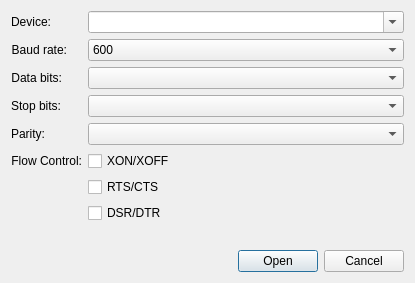
<?xml version="1.0" encoding="UTF-8"?>
<ui version="4.0">
 <class>SettingsDialog</class>
 <widget class="QDialog" name="SettingsDialog">
  <property name="geometry">
   <rect>
    <x>0</x>
    <y>0</y>
    <width>415</width>
    <height>283</height>
   </rect>
  </property>
  <property name="windowTitle">
   <string>Open Port</string>
  </property>
  <layout class="QVBoxLayout" name="verticalLayout">
   <item>
    <layout class="QFormLayout" name="formLayout">
     <item row="1" column="0">
      <widget class="QLabel" name="label_2">
       <property name="frameShape">
        <enum>QFrame::NoFrame</enum>
       </property>
       <property name="frameShadow">
        <enum>QFrame::Plain</enum>
       </property>
       <property name="text">
        <string>Baud rate:</string>
       </property>
       <property name="alignment">
        <set>Qt::AlignRight|Qt::AlignTrailing|Qt::AlignVCenter</set>
       </property>
      </widget>
     </item>
     <item row="1" column="1">
      <widget class="QComboBox" name="baudrate">
       <property name="toolTip">
        <string>Port baud rate.</string>
       </property>
       <property name="editable">
        <bool>false</bool>
       </property>
       <item>
        <property name="text">
         <string>600</string>
        </property>
       </item>
       <item>
        <property name="text">
         <string>1200</string>
        </property>
       </item>
       <item>
        <property name="text">
         <string>2400</string>
        </property>
       </item>
       <item>
        <property name="text">
         <string>4800</string>
        </property>
       </item>
       <item>
        <property name="text">
         <string>9600</string>
        </property>
       </item>
       <item>
        <property name="text">
         <string>14400</string>
        </property>
       </item>
       <item>
        <property name="text">
         <string>19200</string>
        </property>
       </item>
       <item>
        <property name="text">
         <string>38400</string>
        </property>
       </item>
       <item>
        <property name="text">
         <string>57600</string>
        </property>
       </item>
       <item>
        <property name="text">
         <string>115200</string>
        </property>
       </item>
       <item>
        <property name="text">
         <string>230400</string>
        </property>
       </item>
       <item>
        <property name="text">
         <string>460800</string>
        </property>
       </item>
       <item>
        <property name="text">
         <string>576000</string>
        </property>
       </item>
       <item>
        <property name="text">
         <string>921600</string>
        </property>
       </item>
      </widget>
     </item>
     <item row="2" column="0">
      <widget class="QLabel" name="label_4">
       <property name="text">
        <string>Data bits:</string>
       </property>
       <property name="alignment">
        <set>Qt::AlignRight|Qt::AlignTrailing|Qt::AlignVCenter</set>
       </property>
      </widget>
     </item>
     <item row="2" column="1">
      <widget class="QComboBox" name="bytesize">
       <property name="toolTip">
        <string>Port data bits.</string>
       </property>
      </widget>
     </item>
     <item row="3" column="0">
      <widget class="QLabel" name="label_5">
       <property name="text">
        <string>Stop bits:</string>
       </property>
       <property name="alignment">
        <set>Qt::AlignRight|Qt::AlignTrailing|Qt::AlignVCenter</set>
       </property>
      </widget>
     </item>
     <item row="3" column="1">
      <widget class="QComboBox" name="stopbits">
       <property name="toolTip">
        <string>Port stop bits.</string>
       </property>
      </widget>
     </item>
     <item row="4" column="0">
      <widget class="QLabel" name="label_6">
       <property name="text">
        <string>Parity:</string>
       </property>
       <property name="alignment">
        <set>Qt::AlignRight|Qt::AlignTrailing|Qt::AlignVCenter</set>
       </property>
      </widget>
     </item>
     <item row="4" column="1">
      <widget class="QComboBox" name="parity">
       <property name="toolTip">
        <string>Port parity.</string>
       </property>
      </widget>
     </item>
     <item row="5" column="0">
      <widget class="QLabel" name="label">
       <property name="text">
        <string>Flow Control:</string>
       </property>
       <property name="alignment">
        <set>Qt::AlignRight|Qt::AlignTrailing|Qt::AlignVCenter</set>
       </property>
      </widget>
     </item>
     <item row="5" column="1">
      <widget class="QCheckBox" name="xonxoff">
       <property name="toolTip">
        <string>Software flow control.</string>
       </property>
       <property name="text">
        <string>XON/XOFF</string>
       </property>
      </widget>
     </item>
     <item row="6" column="1">
      <widget class="QCheckBox" name="rtscts">
       <property name="toolTip">
        <string>Hardware flow control.</string>
       </property>
       <property name="text">
        <string>RTS/CTS</string>
       </property>
      </widget>
     </item>
     <item row="7" column="1">
      <widget class="QCheckBox" name="dsrdtr">
       <property name="toolTip">
        <string>Hardware flow control.</string>
       </property>
       <property name="text">
        <string>DSR/DTR</string>
       </property>
      </widget>
     </item>
     <item row="0" column="0">
      <widget class="QLabel" name="label_3">
       <property name="frameShape">
        <enum>QFrame::NoFrame</enum>
       </property>
       <property name="text">
        <string>Device:</string>
       </property>
       <property name="alignment">
        <set>Qt::AlignRight|Qt::AlignTrailing|Qt::AlignVCenter</set>
       </property>
      </widget>
     </item>
     <item row="0" column="1">
      <widget class="QComboBox" name="port">
       <property name="toolTip">
        <string>Serial port.</string>
       </property>
       <property name="editable">
        <bool>true</bool>
       </property>
       <property name="insertPolicy">
        <enum>QComboBox::InsertAtCurrent</enum>
       </property>
      </widget>
     </item>
    </layout>
   </item>
   <item>
    <widget class="QDialogButtonBox" name="buttonBox">
     <property name="orientation">
      <enum>Qt::Horizontal</enum>
     </property>
     <property name="standardButtons">
      <set>QDialogButtonBox::Cancel|QDialogButtonBox::Open</set>
     </property>
    </widget>
   </item>
  </layout>
 </widget>
 <resources>
  <include location="res/tinycom.qrc"/>
 </resources>
 <connections>
  <connection>
   <sender>buttonBox</sender>
   <signal>accepted()</signal>
   <receiver>SettingsDialog</receiver>
   <slot>accept()</slot>
   <hints>
    <hint type="sourcelabel">
     <x>248</x>
     <y>254</y>
    </hint>
    <hint type="destinationlabel">
     <x>157</x>
     <y>274</y>
    </hint>
   </hints>
  </connection>
  <connection>
   <sender>buttonBox</sender>
   <signal>rejected()</signal>
   <receiver>SettingsDialog</receiver>
   <slot>reject()</slot>
   <hints>
    <hint type="sourcelabel">
     <x>316</x>
     <y>260</y>
    </hint>
    <hint type="destinationlabel">
     <x>286</x>
     <y>274</y>
    </hint>
   </hints>
  </connection>
 </connections>
</ui>
